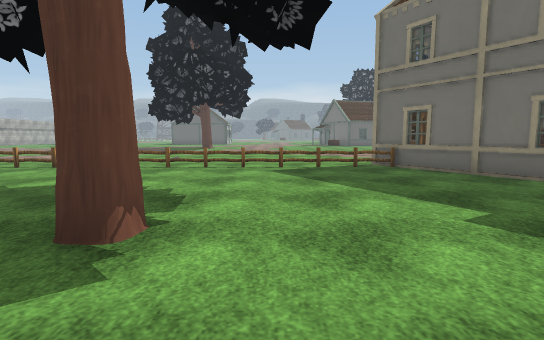
View 1 (above)

21 first-person views from a walk through a 3-D level made in the Unity game engine. The camera is 1.2 m above the floor, tilts 6° down and sees 80° across. The floor is counted in squares, 1.44 m on a side. Each view is taken from the middle of a square. On the plan, view 1 faces up. The plan holds only what a view shows up to about 11 squares ahead; the rest is blank. The place goes on beyond the plan. The player character is not drawn. Some animated figures are not drawn. Door leaves are left out, so doorways stand open. Some surface patterns are stand-ins.

View 2
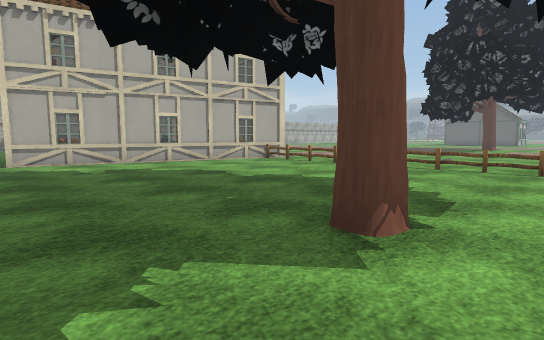

View 3
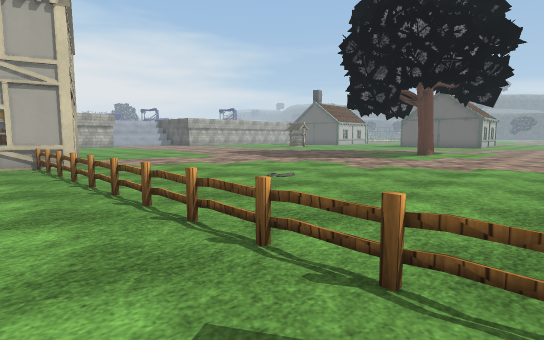

View 4
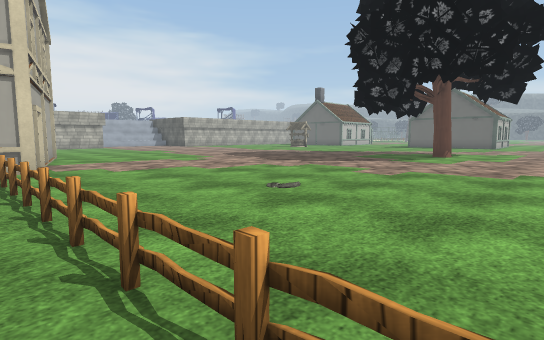

View 5
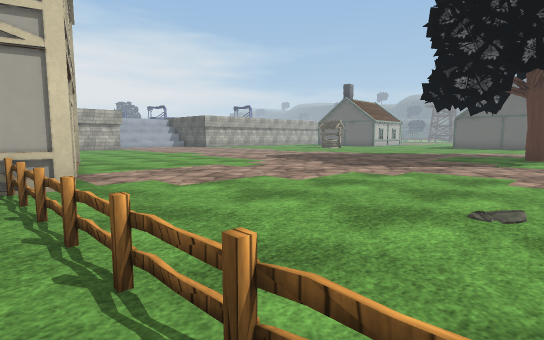

View 6
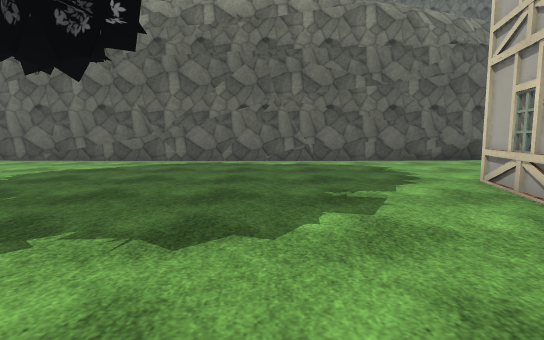

View 7
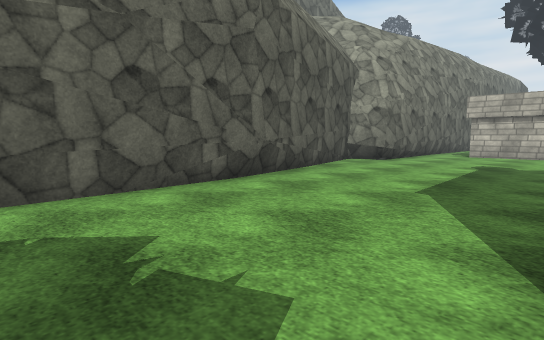

View 8
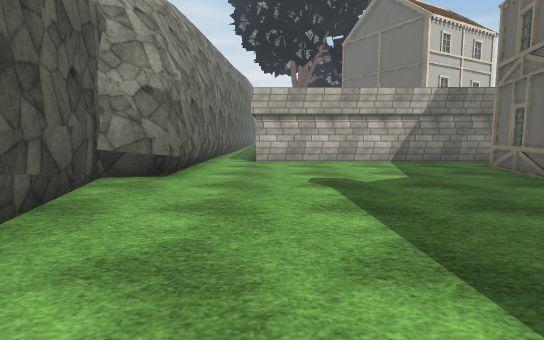

View 9
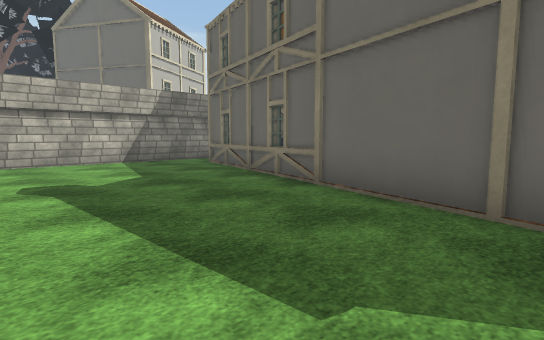

View 10
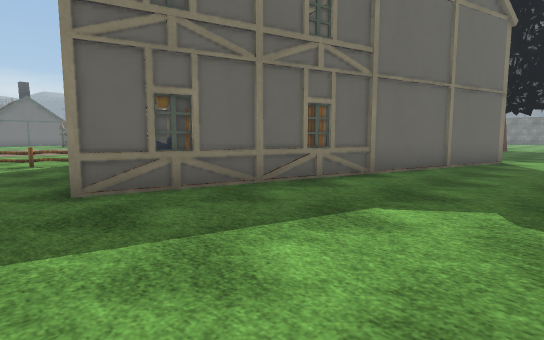

View 11
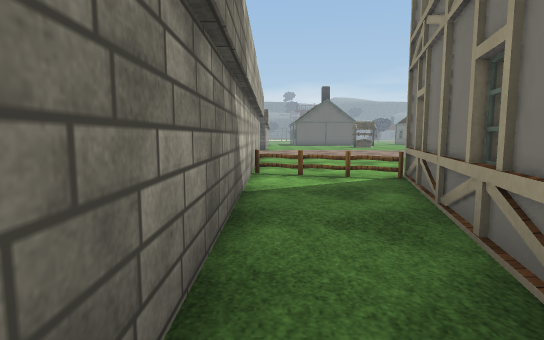

View 12
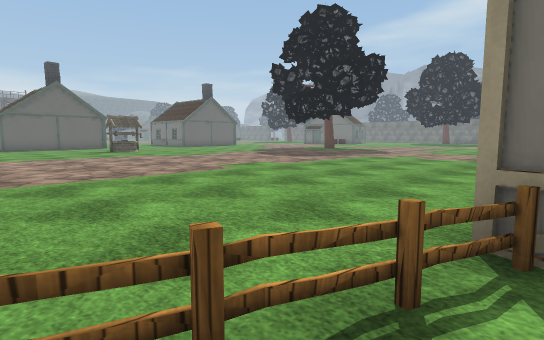

View 13
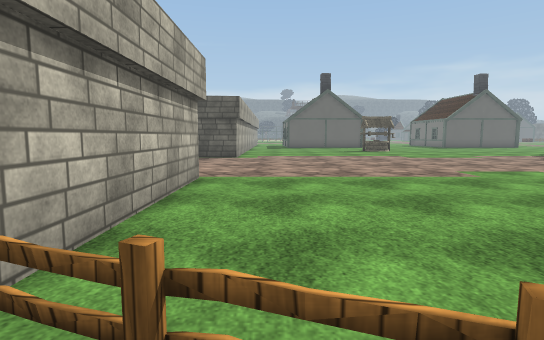

View 14
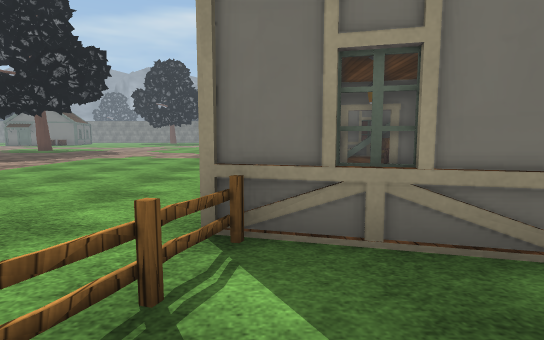

View 15
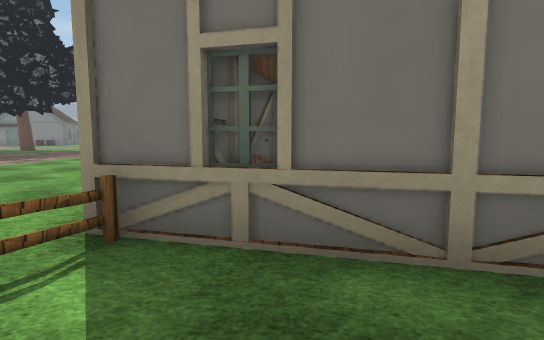

View 16
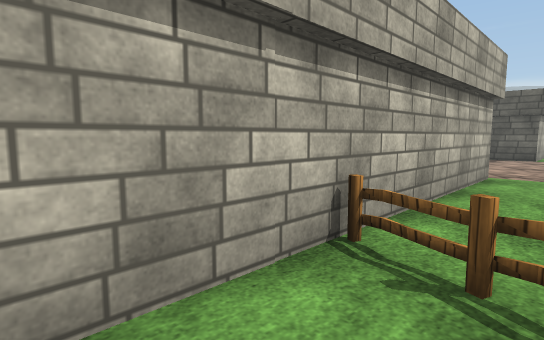

View 17
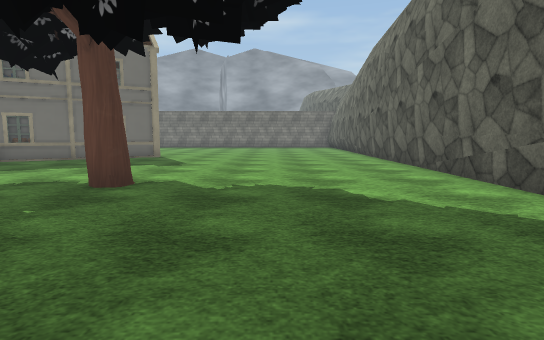

View 18
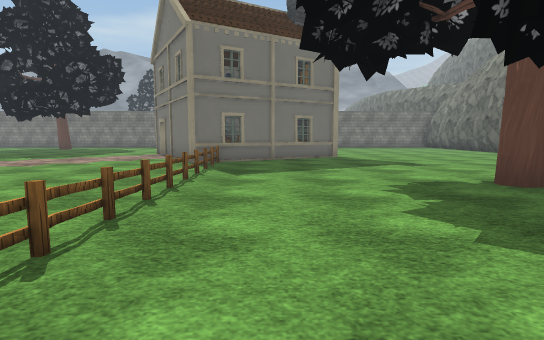

View 19
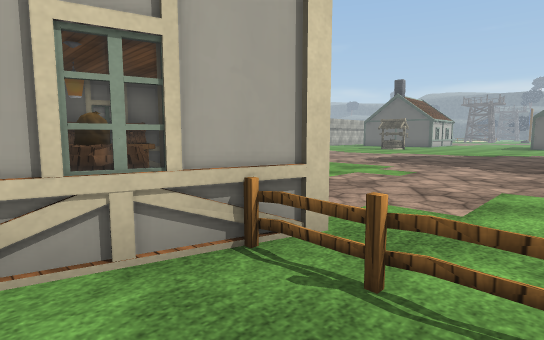

View 20
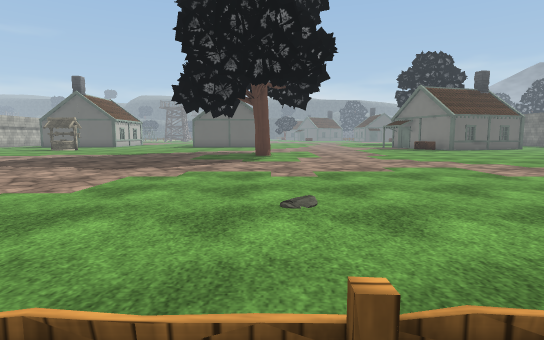

View 21
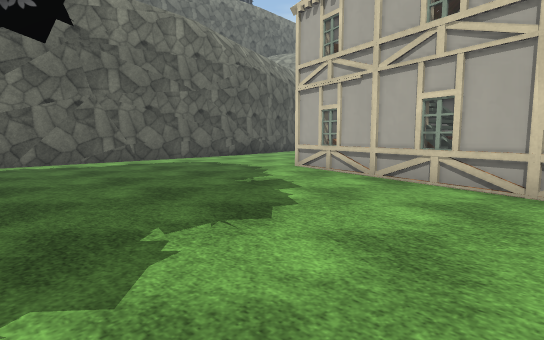

### Floor plan
Points are (right, up) in squares from view 1. A wall is a line through its corners. A room is listed if a view was taken in it or the views show most of it. See-through windows are left out.
Room 1 (views 1, 2, 3, 4, 5, 6, 7, 8, 9, 10, 11, 12, 13, 14, 15, 16, 17, 18, 19, 20, 21)
walls: (-9.7, 9.6) (-8.7, 9.4) (-10.9, 1.1) (-20.6, 3.7); (-13.1, 10.5) (-10.3, 9.8); (-23.4, 15.5) (-23.4, -2.5); (4.6, 6.7) (4.2, 7.4); (-23.4, 22.2) (-23.4, 21.5) (-24.2, 21.5); (-21.6, 4.6) (-20.2, 9.7); (-4, -3.8) (4.1, -3.9); (-13.8, -3.9) (-2.2, -3.6); (-19.7, -4.1) (-19.3, -4.6); (-19.3, -5.3) (-13.2, -3.8); (-24.2, -4.2) (-19.3, -4.1) (-19, -5.2)
low walls: (-19.5, -5.1) (-19.3, -5.3)
ways out: open door at (-10, 10)
objects: other object (-23, 9) to (-21, 10); other object (-21, 4); other object (-14, 10); other object (-12, 3) to (-11, 3); other object (-8, 9) to (-7, 9); other object (-6, 9); other object (-5, 9); other object (-5, 22) to (-4, 22); other object (-4, 9) to (-3, 9); other object (-2, 3) to (-1, 3); other object (-2, 9); other object (-1, 9); other object (0, 9); other object (1, 9); other object (2, 9); other object (3, 9); other object (4, 10)

Where each view was taken, in squares from view 1:
view 1: 0 up, 0 right, facing up
view 2: 0 up, 0 right, facing up-left
view 3: 7 up, 1 right, facing up-left
view 4: 8 up, 0 right, facing up-left
view 5: 8 up, 3 left, facing up-left
view 6: 7 up, 7 left, facing down
view 7: 1 up, 9 left, facing down-left
view 8: 2 down, 13 left, facing left
view 9: 2 down, 13 left, facing up-left
view 10: 1 down, 23 left, facing up-right
view 11: 3 up, 23 left, facing up
view 12: 9 up, 23 left, facing up-right
view 13: 9 up, 22 left, facing up
view 14: 9 up, 23 left, facing right
view 15: 8 up, 23 left, facing right
view 16: 8 up, 22 left, facing up-left
view 17: 0 up, 7 left, facing right
view 18: 7 up, 7 left, facing right
view 19: 7 up, 7 left, facing up-left
view 20: 8 up, 4 left, facing up
view 21: 7 up, 4 left, facing down-left
